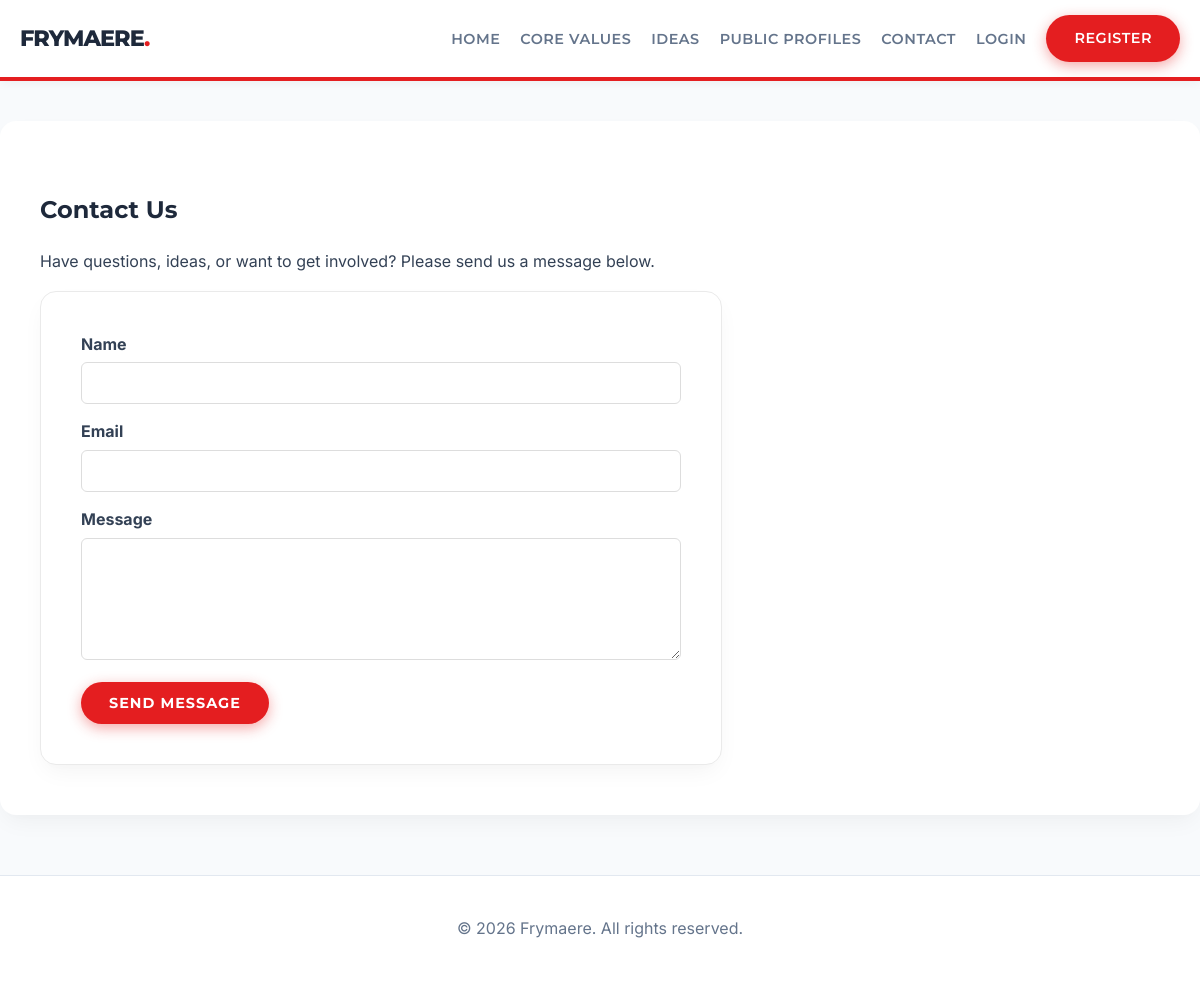
The page /contact.php on the database its author committed.
### tables this page shows
CREATE TABLE `settings` (
  `id` int(11) NOT NULL AUTO_INCREMENT,
  `site_title` varchar(255) NOT NULL DEFAULT 'Ardhmja',
  `site_description` text,
  `home_banner_text` varchar(255) DEFAULT 'Building a New Republic Together',
  `join_us_btn` varchar(255) DEFAULT 'Join Us Now',
  `home_core_values_title` varchar(255) DEFAULT 'Our Core Values',
  `home_core_values_text` text,
  `view_values_btn` varchar(255) DEFAULT 'View Core Values',
  `home_latest_ideas_title` varchar(255) DEFAULT 'Latest Community Ideas',
  `view_ideas_btn` varchar(255) DEFAULT 'View All Ideas',
  `values_page_title` varchar(255) DEFAULT 'Our Core Values',
  `values_page_text` text,
  `ideas_page_title` varchar(255) DEFAULT 'Community Ideas',
  `ideas_page_text` text,
  `submit_idea_btn` varchar(255) DEFAULT 'Submit an Idea',
  `contact_page_title` varchar(255) DEFAULT 'Contact Us',
  `contact_page_text` text,
  `register_page_title` varchar(255) DEFAULT 'Register',
  `login_page_title` varchar(255) DEFAULT 'Login',
  `footer_text` varchar(255) DEFAULT 'All rights reserved.',
  `email_verification_subject` varchar(255) DEFAULT 'Verify your email for {site_title}',
  `email_verification_message` text,
  `menu_home` varchar(255) DEFAULT 'Home',
  `menu_values` varchar(255) DEFAULT 'Core Values',
  `menu_ideas` varchar(255) DEFAULT 'Ideas',
  `menu_profiles` varchar(255) DEFAULT 'Public Profiles',
  `menu_contact` varchar(255) DEFAULT 'Contact',
  `menu_profile` varchar(255) DEFAULT 'Profile',
  `menu_admin` varchar(255) DEFAULT 'Admin Panel',
  `menu_logout` varchar(255) DEFAULT 'Logout',
  `menu_login` varchar(255) DEFAULT 'Login',
  `menu_register` varchar(255) DEFAULT 'Register',
  PRIMARY KEY (`id`)
);

### includes/db.php (called while the page is built, shortened)
<?php
$host = 'localhost';
$dbname = 'ardhmja';
$username = 'root';
$password = '';
try {
    $pdo = new PDO("mysql:host=$host;dbname=$dbname;charset=utf8", $username, $password);
    $pdo->setAttribute(PDO::ATTR_ERRMODE, PDO::ERRMODE_EXCEPTION);
} catch (PDOException $e) {
    $pdo = null;
}
$global_settings = [];
if ($pdo) {
    $stmt = $pdo->query("SELECT * FROM settings WHERE id = 1");
    if ($stmt) {
        $global_settings = $stmt->fetch(PDO::FETCH_ASSOC) ?: [];
    }
}
$t_site_title = $global_settings['site_title'] ?? 'Frymaere';
$t_contact_page_title = $global_settings['contact_page_title'] ?? 'Contact Us';
$t_contact_page_text = $global_settings['contact_page_text'] ?? 'Have questions, ideas, or want to get involved? Please send us a message below.';
$t_footer_text = $global_settings['footer_text'] ?? 'All rights reserved.';
$t_menu_home = $global_settings['menu_home'] ?? 'Home';
$t_menu_values = $global_settings['menu_values'] ?? 'Core Values';
$t_menu_ideas = $global_settings['menu_ideas'] ?? 'Ideas';
$t_menu_profiles = $global_settings['menu_profiles'] ?? 'Public Profiles';
$t_menu_contact = $global_settings['menu_contact'] ?? 'Contact';
$t_menu_login = $global_settings['menu_login'] ?? 'Login';
$t_menu_register = $global_settings['menu_register'] ?? 'Register';
?>

### contact.php (the view, shortened to what this page needs)
<?php
require_once 'includes/db.php';
$success = '';
?>
<!DOCTYPE html>
<html lang="en">
<head>
    <link rel="stylesheet" href="assets/css/style.css">
</head>
<body>
    <?php include 'includes/header.php'; ?>
    <div class="container main-content">
        <h2><?= htmlspecialchars($t_contact_page_title) ?></h2>
        <p><?= $t_contact_page_text ?></p>
        <?php if ($success): ?>
            <p class="success"><?= htmlspecialchars($success) ?></p>
        <?php else: ?>
            <form method="POST" class="auth-form" style="max-width: 600px; margin-left: 0;">
                <div class="form-group">
                    <label for="name">Name</label>
                    <input type="text" id="name" name="name" required>
                </div>
                <div class="form-group">
                    <label for="email">Email</label>
                    <input type="email" id="email" name="email" required>
                </div>
                <div class="form-group">
                    <label for="message">Message</label>
                    <textarea id="message" name="message" rows="6" required></textarea>
                </div>
                <button type="submit" class="btn">Send Message</button>
            </form>
        <?php endif; ?>
    </div>
    <?php include "includes/footer.php"; ?>
</body>
</html>

### includes/header.php (shortened to what this page needs)
<header class="main-header">
    <div class="container header-container">
        <div class="logo">
            <a href="index.php"><h1><?= htmlspecialchars($t_site_title ?? 'Ardhmja') ?></h1></a>
        </div>
        <nav class="main-nav">
            <ul>
                <li><a href="index.php"><?= htmlspecialchars($t_menu_home) ?></a></li>
                <li><a href="core_values.php"><?= htmlspecialchars($t_menu_values) ?></a></li>
                <li><a href="ideas.php"><?= htmlspecialchars($t_menu_ideas) ?></a></li>
                <li><a href="public_profiles.php"><?= htmlspecialchars($t_menu_profiles) ?></a></li>
                <li><a href="contact.php"><?= htmlspecialchars($t_menu_contact) ?></a></li>
                <?php if (isset($_SESSION['user_id'])): ?>
                    <li><a href="profile.php"><?= htmlspecialchars($t_menu_profile) ?></a></li>
                    <?php if ($_SESSION['role'] === 'admin'): ?>
                        <li><a href="admin/index.php"><?= htmlspecialchars($t_menu_admin) ?></a></li>
                    <?php endif; ?>
                    <li><a href="logout.php" class="btn-logout"><?= htmlspecialchars($t_menu_logout) ?> (<?= htmlspecialchars($_SESSION['username']) ?>)</a></li>
                <?php else: ?>
                    <li><a href="login.php"><?= htmlspecialchars($t_menu_login) ?></a></li>
                    <li><a href="register.php" class="btn"><?= htmlspecialchars($t_menu_register) ?></a></li>
                <?php endif; ?>
            </ul>
        </nav>
    </div>
</header>

### includes/footer.php
<footer class="main-footer">
    <div class="container">
        <p>&copy; <?= date('Y') ?> <?= htmlspecialchars($t_site_title ?? 'Ardhmja') ?>. <?= htmlspecialchars($t_footer_text ?? 'All rights reserved.') ?></p>
    </div>
</footer>

### assets/css/style.css (style rules this page uses)
:root { --primary-color: #e41e20; --secondary-color: #1e293b; --accent-color: #FFFFFF; --text-color: #334155; --text-light: #64748b; --bg-color: #f8fafc; --card-bg: #ffffff; --font-family: 'Inter', -apple-system, BlinkMacSystemFont, 'Segoe UI', Roboto, Helvetica, Arial, sans-serif; --heading-font: 'Montserrat', sans-serif; --border-radius: 16px; --box-shadow: 0 10px 25px -5px rgba(0, 0, 0, 0.05), 0 8px 10px -6px rgba(0, 0, 0, 0.01); }
body { margin: 0; padding: 0; font-family: var(--font-family); color: var(--text-color); background-color: var(--bg-color); line-height: 1.6; }
h1, h2, h3, h4, h5, h6 { font-family: var(--heading-font); font-weight: 700; color: var(--secondary-color); }
a { color: var(--primary-color); text-decoration: none; transition: color 0.3s ease; }
.container { max-width: 1200px; margin: 0 auto; padding: 0 20px; }
.main-header { background: var(--card-bg); border-bottom: 4px solid var(--primary-color); box-shadow: 0 2px 10px rgba(0,0,0,0.05); position: sticky; top: 0; z-index: 1000; }
.header-container { display: flex; justify-content: space-between; align-items: center; padding: 15px 20px; }
.logo a { text-decoration: none; }
.logo h1 { margin: 0; color: var(--secondary-color); font-size: 1.4em; font-weight: 800; letter-spacing: -1px; text-transform: uppercase; }
.logo h1::after { content: '.'; color: var(--primary-color); }
.main-nav ul { list-style: none; display: flex; margin: 0; padding: 0; align-items: center; }
.main-nav li { margin-left: 20px; }
.main-nav a { color: var(--text-light); font-weight: 600; font-family: var(--heading-font); text-transform: uppercase; font-size: 0.9em; letter-spacing: 0.5px; transition: color 0.3s ease; }
.btn { display: inline-block; padding: 12px 28px; background: var(--primary-color); color: var(--accent-color) !important; border: none; border-radius: 30px; cursor: pointer; font-weight: 700; font-family: var(--heading-font); text-transform: uppercase; font-size: 0.9em; letter-spacing: 1px; text-align: center; transition: all 0.3s cubic-bezier(0.4, 0, 0.2, 1); box-shadow: 0 4px 14px 0 rgba(228, 30, 32, 0.39); }
.main-content { padding: 50px 40px; background: var(--card-bg); min-height: 50vh; border-radius: var(--border-radius); box-shadow: var(--box-shadow); margin-top: 40px; margin-bottom: 40px; }
.auth-form, .settings-form { max-width: 450px; margin: 0 auto; background: var(--card-bg); padding: 40px; border-radius: var(--border-radius); box-shadow: var(--box-shadow); border: 1px solid #eaeaea; }
.form-group { margin-bottom: 15px; }
.form-group label { display: block; margin-bottom: 5px; font-weight: bold; }
.form-group input, .form-group textarea { width: 100%; padding: 12px; border: 1px solid #ddd; border-radius: 6px; box-sizing: border-box; font-family: var(--font-family); transition: border-color 0.3s ease; }
.main-footer { background: #ffffff; color: var(--text-light); text-align: center; padding: 40px 0; margin-top: 60px; border-top: 1px solid #e2e8f0; }
.main-footer p { margin: 0; }

### rows shown on the page
settings: site_title "FRYMAERE", menu_home "HOME", menu_values "CORE VALUES", menu_ideas "IDEAS", menu_profiles "PUBLIC PROFILES", menu_contact "CONTACT", menu_login "LOGIN", menu_register "REGISTER", contact_page_title "Contact Us", contact_page_text "Have questions, ideas, or want to get involved? Please send us a message below.", site_title "Frymaere", footer_text "All rights reserved."
